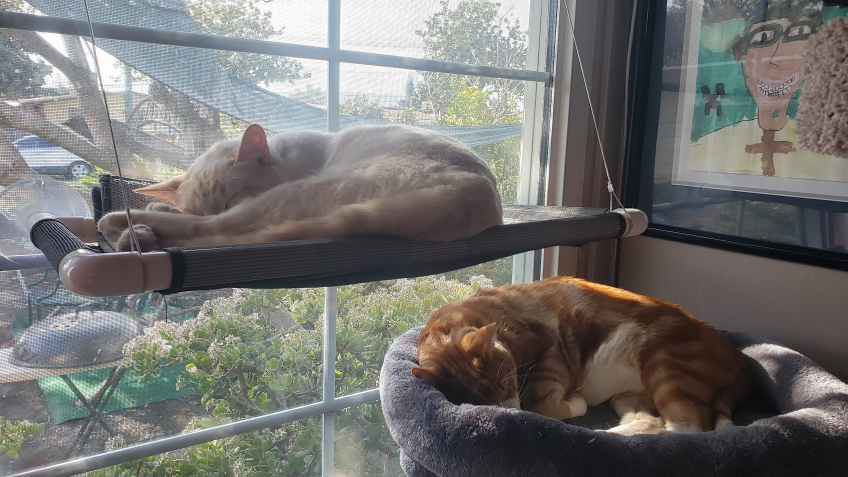
#> input picture imgs/test_image1.jpg, 1695 x 954 px, given in place of _DSC3940.JPG, which was not available (shown at 1/2 size)
$ python 'blurriness metric.py'   (older library calls are emulated)
#> lines starting #> are read from the running program, lines starting #| are printed output that depends on the picture; long printed decimals are rounded; pictures that were not available may be replaced by others from this repository, and a replacement may not be noted
# Authors: Branden Bulatao, Matthew Kribs
# Date: 12/2024
# Description:

# https://pyimagesearch.com/2015/09/07/blur-detection-with-opencv/

# GUI slider for threshold?
# possible issues with pictures with shallow depth of field?

import cv2
import numpy as np
import matplotlib.pyplot as plt

# threshold=100


def imshow(image, *args, **kwargs):
    if len(image.shape) == 3:
        # Height, width, channels
        # Assume BGR, do a conversion since
        image = cv2.cvtColor(image, cv2.COLOR_BGR2RGB)
    else:
        # Height, width - must be grayscale
        # convert to RGB, since matplotlib will plot in a weird colormap (instead of black = 0, white = 1)
        image = cv2.cvtColor(image, cv2.COLOR_GRAY2RGB)
    # Draw the image
    plt.imshow(image, *args, **kwargs)
    # We'll also disable drawing the axes and tick marks in the plot, since it's actually an image
    plt.axis("off")
    # Make sure it outputs
    plt.show()


#####
# Using Sobel Gradients to determine the gradient magnitude for edge detection
def sharpness_test_gradient(image_path):
    # Load the image in grayscale
    image = cv2.imread(image_path, cv2.IMREAD_GRAYSCALE)
    if image is None:
        raise ValueError("Image could not be loaded. Check the file path.")

    # Compute gradients in x and y directions
    sobel_x = cv2.Sobel(image, cv2.CV_64F, 1, 0, ksize=3)
    sobel_y = cv2.Sobel(image, cv2.CV_64F, 0, 1, ksize=3)

    # Compute gradient magnitude
    gradient_magnitude = np.sqrt(sobel_x**2 + sobel_y**2)

    # Calculate mean gradient magnitude
    mean_gradient = np.mean(gradient_magnitude)
    return mean_gradient


# image_path = "blur 2.jpg"
image_path = "_DSC3940.JPG"
image_path2 = "imgs/test_image2.jpg"
image = cv2.imread(image_path, cv2.IMREAD_GRAYSCALE)
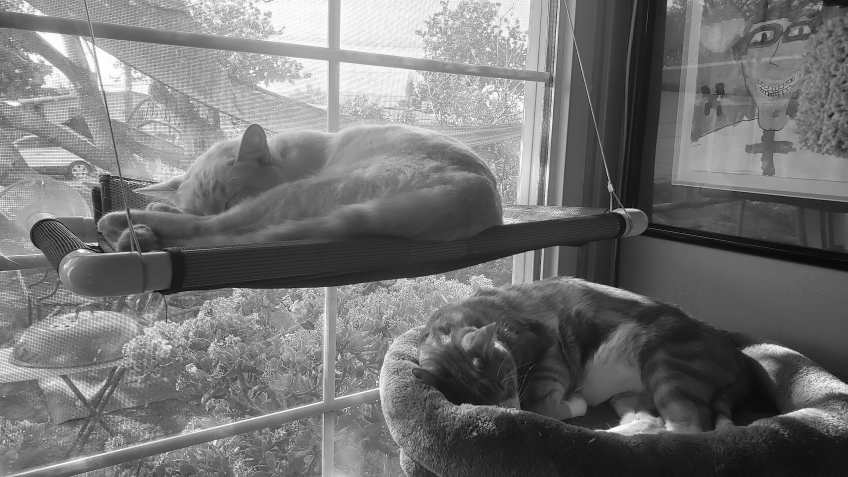
#> image: shape (954, 1695) (shown at 1/2 size); min 0, max 255, mean 114.6
laplacian_var = cv2.Laplacian(image, cv2.CV_64F).var()
#> laplacian_var = 3227.7

print(laplacian_var)
#| 3227.695

# imshow(image)

######
# Test the function
sharpness_score_gradient = sharpness_test_gradient(image_path2)
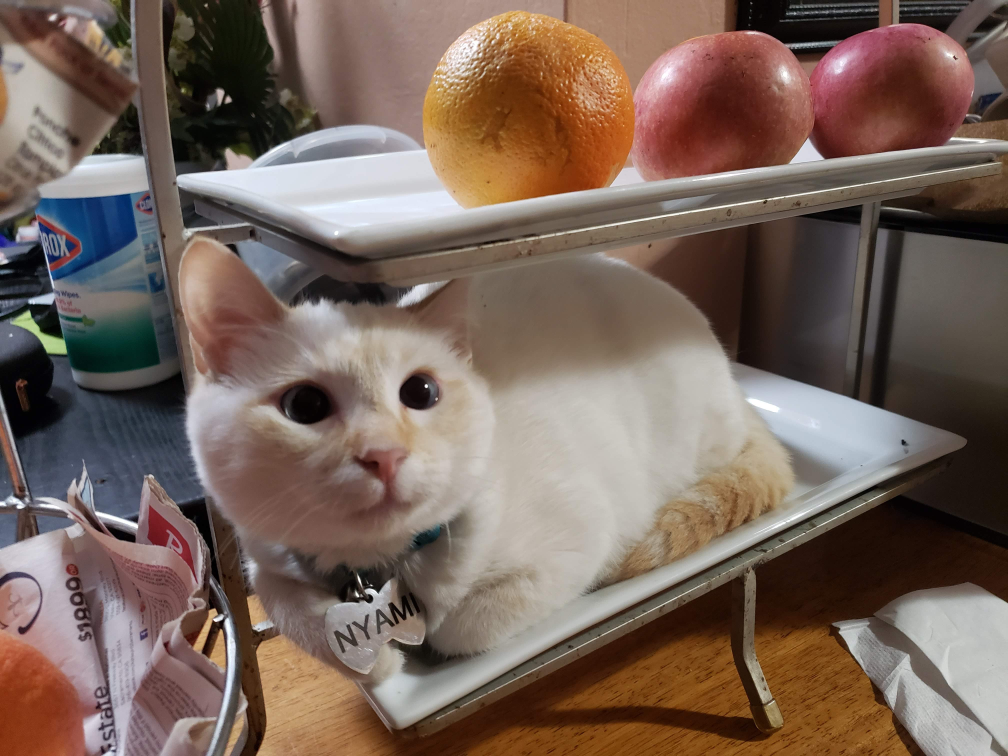
#> input picture imgs/test_image2.jpg, 4032 x 3024 px (shown at 1/4 size)
#> in sharpness_test_gradient, `image = cv2.imread(image_path, cv2.IMREAD_GRAYSCALE)`:
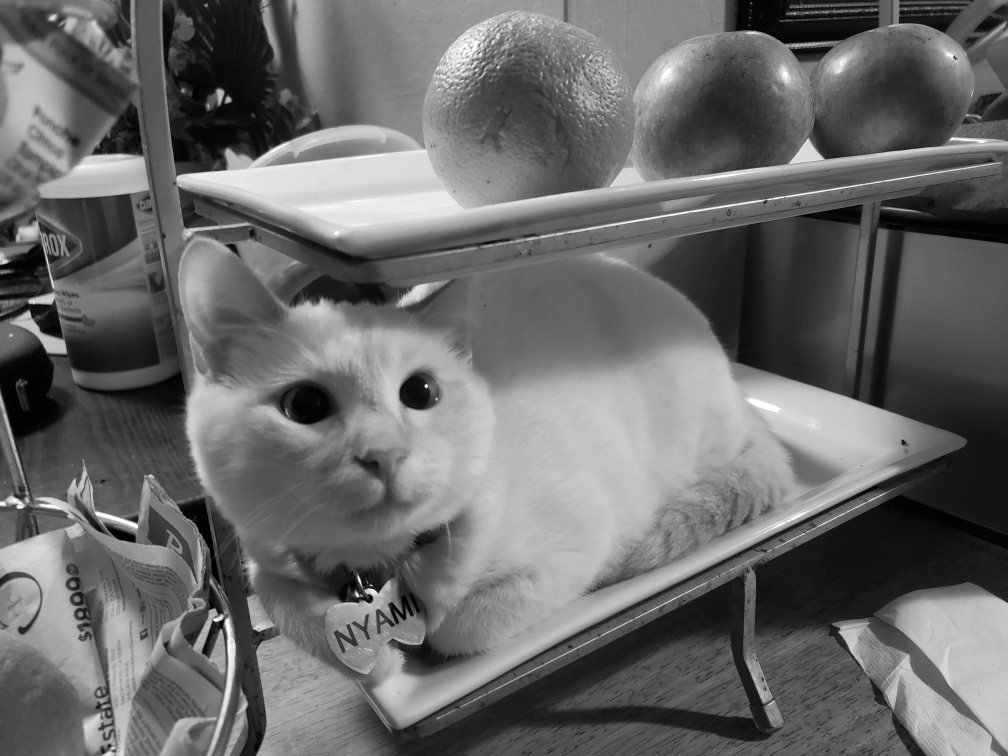
#> image: shape (3024, 4032) (shown at 1/4 size); min 0, max 255, mean 105.3
#> in sharpness_test_gradient, `sobel_x = cv2.Sobel(image, cv2.CV_64F, 1, 0, ksize=3)`:
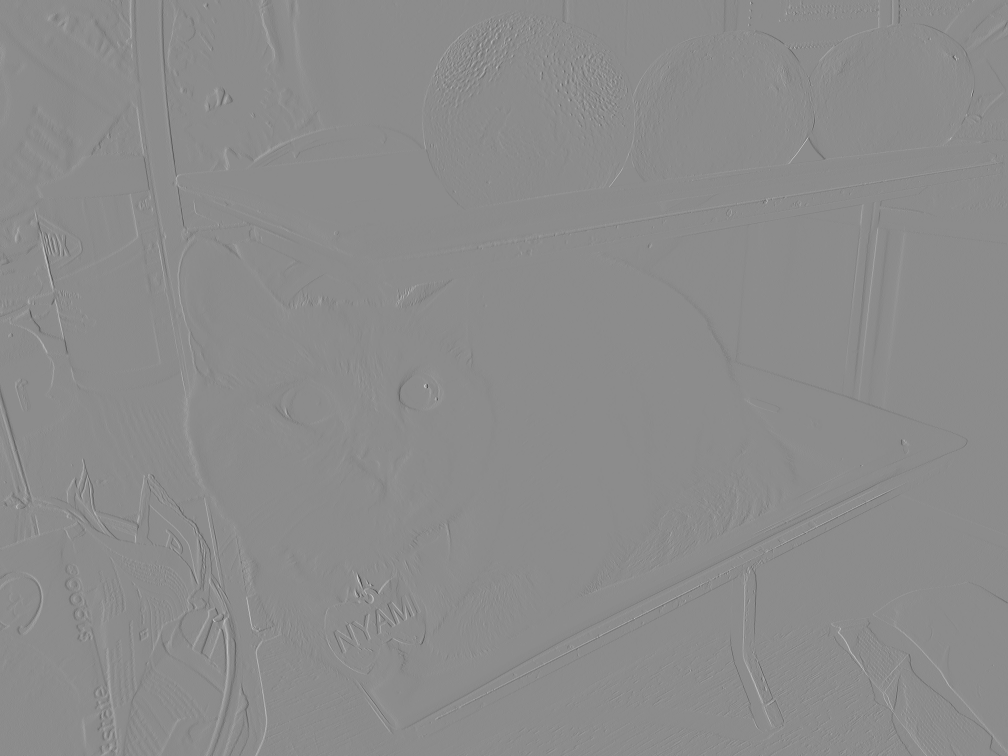
#> sobel_x: shape (3024, 4032) float64 (shown at 1/4 size); min -739, max 606, mean 0; drawn with min black and max white
#> in sharpness_test_gradient, `gradient_magnitude = np.sqrt(sobel_x**2 + sobel_y**2)`:
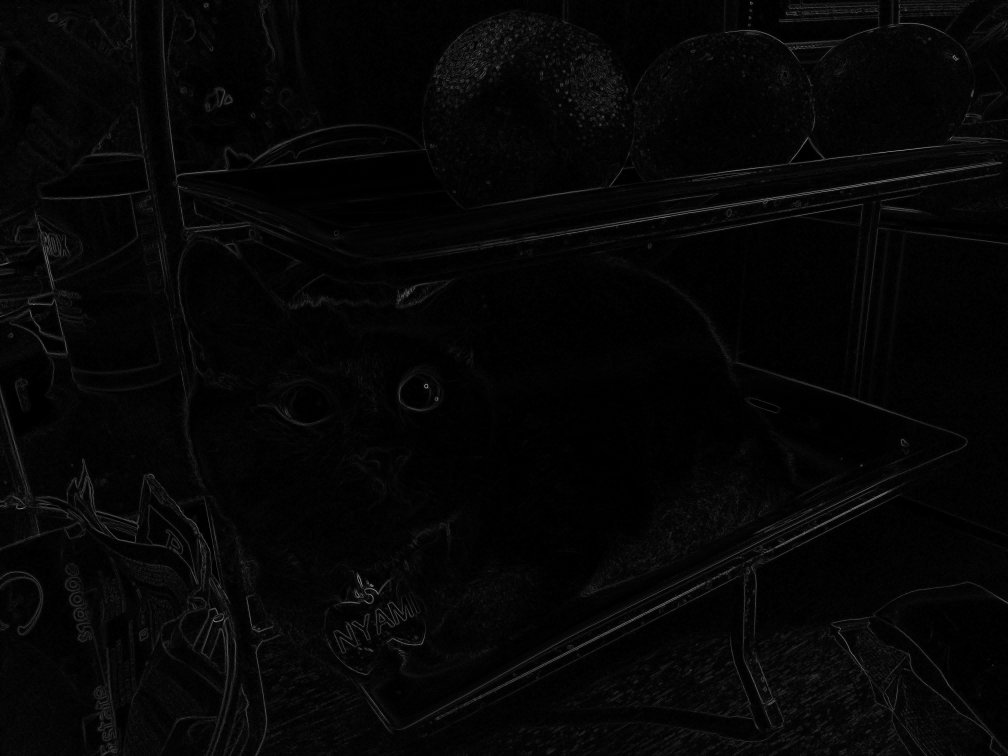
#> gradient_magnitude: shape (3024, 4032) float64 (shown at 1/4 size); min 0, max 853.8, mean 19.9; drawn with min black and max white
#> in sharpness_test_gradient, `mean_gradient = np.mean(gradient_magnitude)`: mean_gradient = 19.9
#> sharpness_score_gradient = 19.9
print(f"Sharpness score (Gradient Magnitude): {sharpness_score_gradient}")
#| Sharpness score (Gradient Magnitude): 19.898
